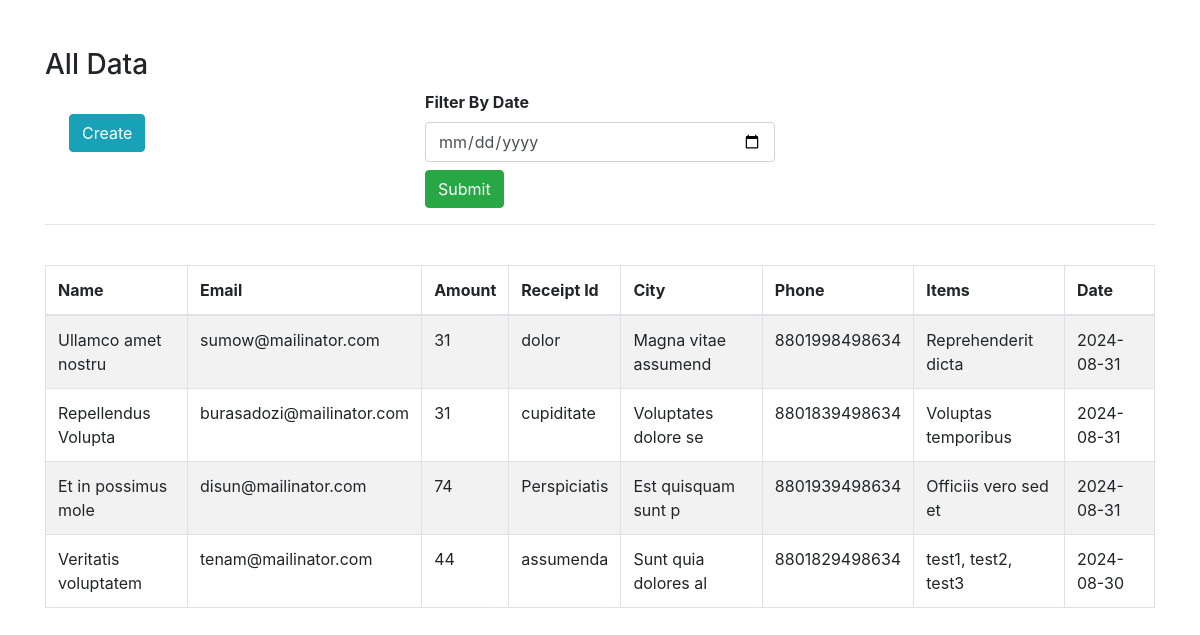
The page / on the database its author committed.
### tables this page shows
CREATE TABLE `orders` (
  `id` bigint NOT NULL,
  `amount` int NOT NULL,
  `buyer` varchar(255) NOT NULL,
  `receipt_id` varchar(20) NOT NULL,
  `items` varchar(255) NOT NULL,
  `buyer_email` varchar(50) NOT NULL,
  `buyer_ip` varchar(20) NOT NULL,
  `note` text NOT NULL,
  `city` varchar(20) NOT NULL,
  `phone` varchar(20) NOT NULL,
  `hash_key` varchar(255) NOT NULL,
  `entry_at` date NOT NULL,
  `entry_by` int NOT NULL
);

### src/Controller.php (called while the page is built, shortened)
<?php
class Controller
{
    protected function render($view, $data = [])
    {
        extract($data);
        include "Views/$view.php";
    }
}

### src/Controllers/HomeController.php (called while the page is built, shortened)
<?php
class HomeController extends Controller
{
    public $orderModel;
    public function __construct()
    {
        $this->orderModel = new Order();
    }
    public function index()
    {
        $orderData = $this->orderModel->getAll();
        $this->render('index', ['orderData' => $orderData]);
    }
}

### src/Routes/index.php (called while the page is built, shortened)
<?php
$router = new Router();
$router->get('/', HomeController::class, 'index');
$router->get('/create', HomeController::class, 'create');
$router->post('/store', HomeController::class, 'store');
$router->get('/filter-by-date', HomeController::class, 'filterByDate');
$router->dispatch();

### public/index.php (called while the page is built, shortened)
<?php
$router = require '../src/Routes/index.php';

### src/Database/DatabaseManager.php (called while the page is built, shortened)
<?php
$filepath = realpath(dirname(__FILE__));
class DatabaseManager
{
    public $host   = DB_HOST;
    public $user   = DB_USER;
    public $pass   = DB_PASS;
    public $dbname = DB_NAME;
    public $link;
    private function connectDB()
    {
        $this->link = new mysqli($this->host, $this->user, $this->pass, $this->dbname);
    }
    public function select($query)
    {
        $result = $this->link->query($query);
        if ($result->num_rows > 0) {
            $data = [];
            while ($row = $result->fetch_assoc()) {
                $data[] = $row;
            }
            return $data;
        } else {
            return false;
        }
    }
}

### src/Models/Model.php (called while the page is built, shortened)
<?php
abstract class Model
{
    protected $table;
    protected $db;
    public function __construct()
    {
        $this->db = new DatabaseManager();
    }
    public function getAll()
    {
        $query = "SELECT * FROM $this->table ORDER BY id DESC";
        $result = $this->db->select($query);
        return $result;
    }
}

### src/Views/index.php (the view, shortened to what this page needs)
<!doctype html>
<html lang="en">
<head>
    <link rel="stylesheet" href="https://cdn.jsdelivr.net/npm/bootstrap@4.0.0/dist/css/bootstrap.min.css">
    <link rel="stylesheet" href="https://cdnjs.cloudflare.com/ajax/libs/font-awesome/4.7.0/css/font-awesome.min.css">
    <link rel="stylesheet" href="https://cdn.datatables.net/2.1.5/css/dataTables.bootstrap4.css">
</head>
<body>
    <div class="container mt-5">
        <h3>All Data</h3>
        <div class="row">
            <div class="col-md-4">
                <a href="/create" class="btn btn-info m-4 text-white">Create</a>
            </div>
            <div class="col-md-4">
                <form action="/filter-by-date" method="get" id="submitForm">
                    <label for=""><b>Filter By Date</b></label>
                    <input id="date" type="date" name="date" class="form-control">
                    <button class="mt-2 btn btn-success">Submit</button>
                </form>
            </div>
            <div class="col-md-4"></div>
        </div>
        <hr>
        <table id="example" class="table table-striped table-bordered" style="width:100%">
            <thead>
                <tr>
                    <th>Name</th>
                    <th>Email</th>
                    <th>Amount</th>
                    <th>Receipt Id</th>
                    <th>City</th>
                    <th>Phone</th>
                    <th>Items</th>
                    <th>Date</th>
                </tr>
            </thead>
            <tbody>
                <?php
                if ($orderData) {
                    foreach ($orderData as $value) {
                ?>
                    <tr>
                        <td><?php echo $value['buyer']; ?></td>
                        <td><?php echo $value['buyer_email']; ?></td>
                        <td><?php echo $value['amount']; ?></td>
                        <td><?php echo $value['receipt_id']; ?></td>
                        <td><?php echo $value['city']; ?></td>
                        <td><?php echo $value['phone']; ?></td>
                        <td><?php echo $value['items']; ?></td>
                        <td><?php echo $value['entry_at']; ?></td>
                    </tr>
                <?php
                    }
                }
                ?>
            </tbody>
        </table>
</div>
</body>
</html>

### rows shown on the page
orders: buyer "Ullamco amet nostru", buyer_email "sumow@mailinator.com", amount "31", receipt "dolor", city "Magna vitae assumend", phone "8801998498634", items "Reprehenderit dicta", entry_at "2024-08-31"
orders: buyer "Repellendus Volupta", buyer_email "burasadozi@mailinator.com", amount "31", receipt "cupiditate", city "Voluptates dolore se", phone "8801839498634", items "Voluptas temporibus", entry_at "2024-08-31"
orders: buyer "Et in possimus mole", buyer_email "disun@mailinator.com", amount "74", receipt "Perspiciatis", city "Est quisquam sunt p", phone "8801939498634", items "Officiis vero sed et", entry_at "2024-08-31"
orders: buyer "Veritatis voluptatem", buyer_email "tenam@mailinator.com", amount "44", receipt "assumenda", city "Sunt quia dolores al", phone "8801829498634", items "test1, test2, test3", entry_at "2024-08-30"
